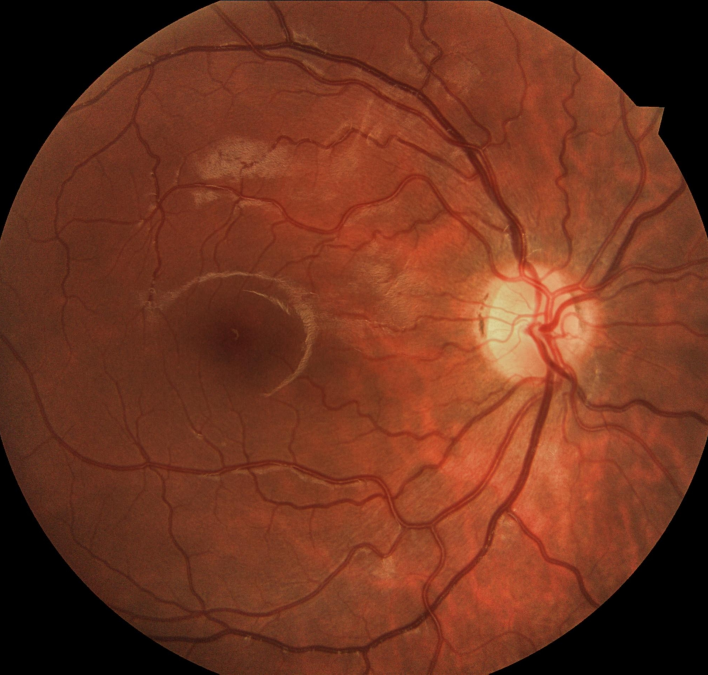
%> input picture mFiles/gs10.jpg, 2124 x 2024 px (shown at 1/3 size)
$ octave OpticDiskSeg.m   (GNU Octave 9; MATLAB toolbox functions it lacks are replaced by stand-ins)
%> lines starting %> are read from the running program, lines starting %| are printed output that depends on the picture; in (x1, y1, x2, y2) boxes, pixels count from 0 and x2, y2 are one past the last pixel; in counts of white or black regions, pixels touching at a corner belong together; the program's own positions count from 1
### mFiles/BestHSVMask.m
function [BW,maskedRGBImage] = BestHSVMask(RGB)
%createMask  Threshold RGB image using auto-generated code from colorThresholder app.
%  [BW,MASKEDRGBIMAGE] = createMask(RGB) thresholds image RGB using
%  auto-generated code from the colorThresholder App. The colorspace and
%  minimum/maximum values for each channel of the colorspace were set in the
%  App and result in a binary mask BW and a composite image maskedRGBImage,
%  which shows the original RGB image values under the mask BW.

% Ideal way to use this is on a bw image, have to create black and white
% image on rgb scalle thought ot use this
%------------------------------------------------------


% Convert RGB image to chosen color space
I = rgb2hsv(RGB);

% Define thresholds for channel 1 based on histogram settings
channel1Min = 0.000;
channel1Max = 1.000;

% Define thresholds for channel 2 based on histogram settings
channel2Min = 0.000;
channel2Max = 1.000;

% Define thresholds for channel 3 based on histogram settings
channel3Min = 0.900; %was originally .967
channel3Max = 1.000;

% Create mask based on chosen histogram thresholds
BW = (I(:,:,1) >= channel1Min ) & (I(:,:,1) <= channel1Max) & ...
    (I(:,:,2) >= channel2Min ) & (I(:,:,2) <= channel2Max) & ...
    (I(:,:,3) >= channel3Min ) & (I(:,:,3) <= channel3Max);

% Initialize output masked image based on input image.
maskedRGBImage = RGB;

% Set background pixels where BW is false to zero.
maskedRGBImage(repmat(~BW,[1 1 3])) = 0;

### mFiles/GetCrop.m
function cropped_img = GetCrop(img)
%%this function helps create a bounding box to be used with the Chenvese active
%%contours.
[x,y]=size(img);

horizontal_middle = x / 2;
vertical_middle = y / 2;
top_bound = horizontal_middle - 400;
bottom_bound = horizontal_middle + 100;

% [9 lines of commented-out code are left out]
first_crop = imcrop(img, [0 top_bound x 800]);
%how does the above line work
[width, height] = size(first_crop);

disp(width);
disp(height);
figure, imshow(first_crop), title('first crop');

bool = getSide(first_crop, horizontal_middle);

%first if statement takes care of the OD on the left side
if(bool == 0)
    left_bound = vertical_middle - 500;
    cropped_img = imcrop(first_crop, [0 0 width left_bound]);
    %B = imcrop(A,[xmin ymin width height]);
else if(bool == 1)
    right_bound = vertical_middle + 500;
    cropped_img = imcrop(first_crop, [width 0 right_bound height]);
    %[xmin ymin width height]
end
end
% [89 lines of commented-out code are left out]

### mFiles/getSide.m
function bool = getSide(img, horizontal_middle)

%%this function decides which side of the image the OD is on so that we can
%%create a better bounding box to pass to chenevese algorithm
%%it will pass a zero if it is on the left and a 1 if it is on the right

gray = rgb2gray(img);
superGray = imadjust(gray);
bw = im2bw(superGray);
[x,y] = size(bw);
figure, imshow(bw), title('bw');

disp(x);
disp(y);
L_counter = 0;
R_counter = 0;

for i = 1:x,
    for j = 1:horizontal_middle,
        if bw(i, j) == 1
            L_counter = L_counter + 1;
        end
    end
end


for i = 1:x,
    for j = horizontal_middle:y,
        if bw(i, j) == 1
            R_counter = R_counter + 1;
        end
    end
end

bool = 0;

if L_counter > R_counter,
    bool = 0;
end
if R_counter > L_counter,
    bool = 1;

end
disp('bool value is (0 = OD on left side, 1 = OD on right side): ');
disp(bool);


### mFiles/OpticDiskSeg.m
img = imread('gs10.jpg');
%> img is the input picture: size 2024x2124x3 uint8; mean R, G, B 112.2, 52.9, 32.2

gray = rgb2gray(img);
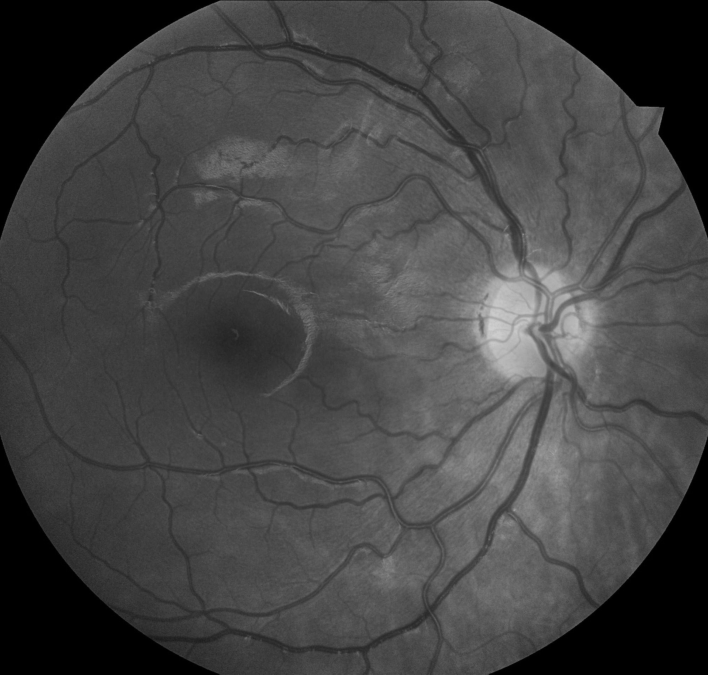
%> gray: size 2024x2124 uint8 (shown at 1/3 size); min 0, max 210, mean 68.3
Supa_grayfundus = imadjust(gray);
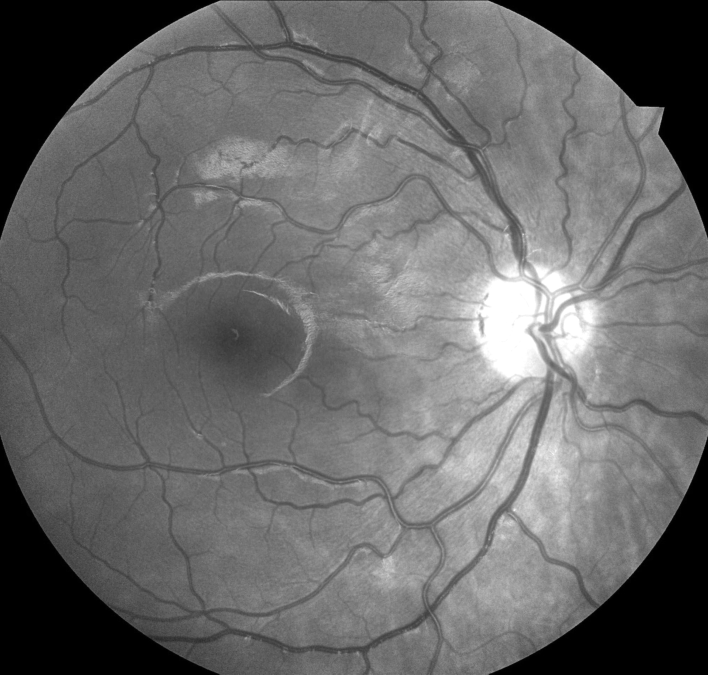
%> Supa_grayfundus: size 2024x2124 uint8 (shown at 1/3 size); min 0, max 255, mean 105.3

betterFundus = adapthisteq(Supa_grayfundus);
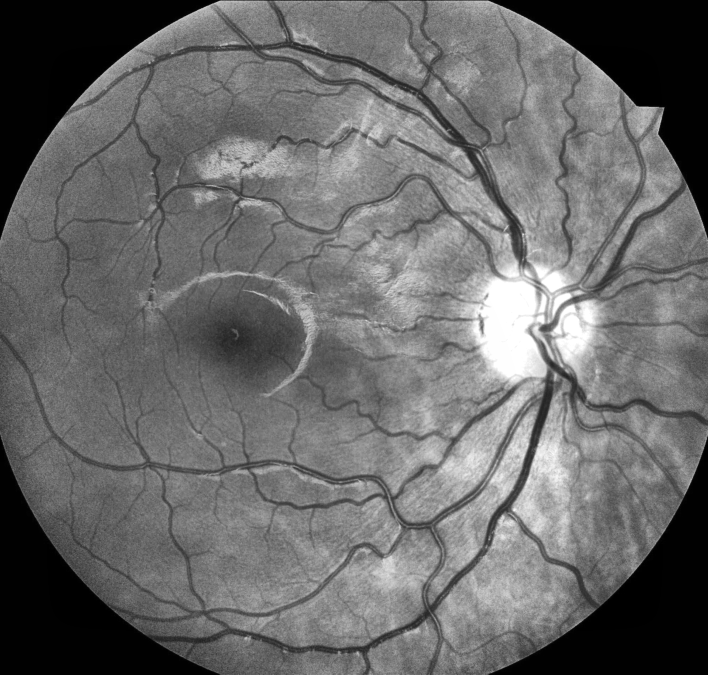
%> betterFundus: size 2024x2124 uint8 (shown at 1/3 size); min 0, max 255, mean 105.7

rgbFundus = cat(3, Supa_grayfundus, Supa_grayfundus, Supa_grayfundus);

% [19 lines of commented-out code are left out]
[bw, maskedRGBImage] = BestHSVMask(rgbFundus);
%> in BestHSVMask, `I = rgb2hsv(RGB);`: I: size 2024x2124x3 double; mean H, S, V 0, 0, 0.413
%> in BestHSVMask, `BW = (I(:,:,1) >= channel1Min ) & (I(:,:,1) <= channel1Max) & (I(:,:,2..`:
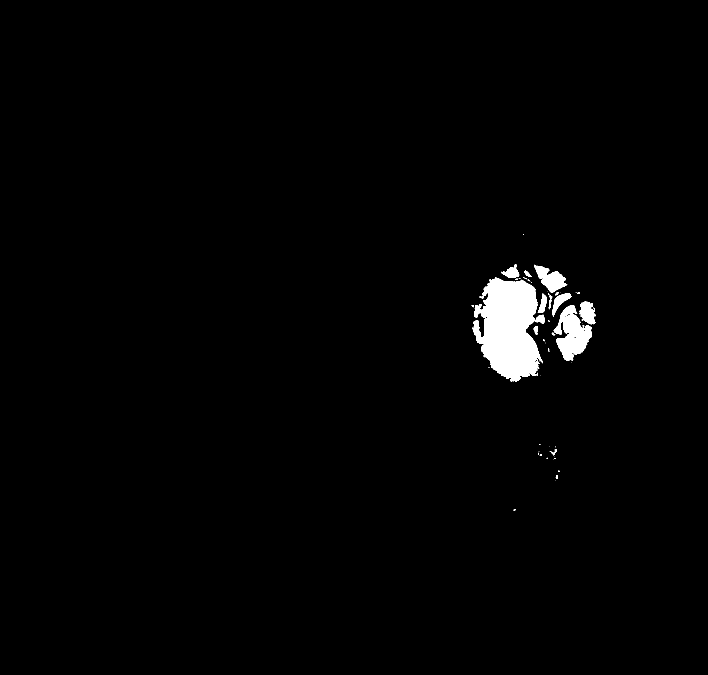
%> BW: size 2024x2124 logical (shown at 1/3 size); 1.5% white; 58 white regions (37 under 20 px), largest, box (x1, y1, x2, y2) and area: (1416, 833, 1633, 1145) 44483, (1661, 915, 1776, 1083) 10229, (1603, 794, 1702, 878) 3979

SE = strel('disk', 10);
SE2 = strel('disk', 10);

bw = imerode(bw, SE2);
%> bw: size 2024x2124 logical; 0.88% white; 11 white regions (4 under 20 px), largest, box (x1, y1, x2, y2) and area: (1443, 844, 1607, 1125) 32231, (1680, 951, 1762, 1072) 3757, (1635, 824, 1684, 868) 1174

bw2 = GetCrop(bw);
%> in GetCrop, `first_crop = imcrop(img, [0 top_bound x 800]);`:
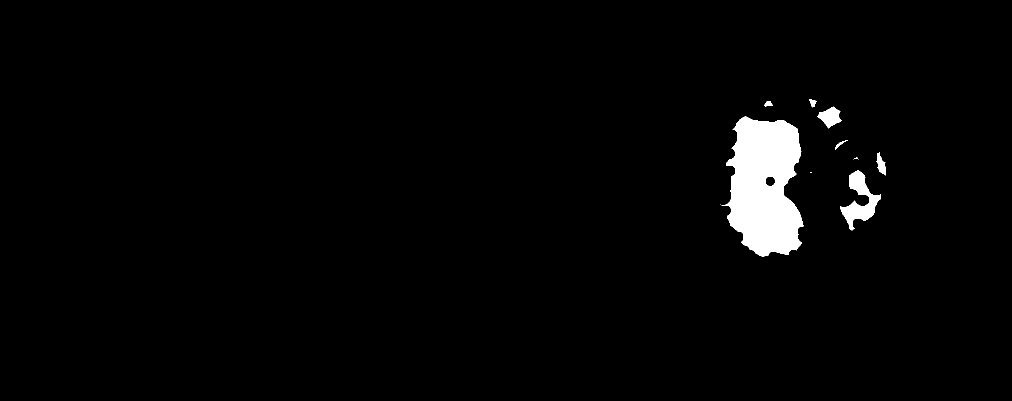
%> first_crop: size 801x2024 logical (shown at 1/2 size); 2.3% white; 11 white regions (4 under 20 px), largest, box (x1, y1, x2, y2) and area: (1443, 233, 1607, 514) 32231, (1680, 340, 1762, 461) 3757, (1635, 213, 1684, 257) 1174
%| 801
%| 2024
%| 801
%| 2024
%> after the loop in getSide, `for i = 1:x,`: L_counter = 0
%> after the loop in getSide, `for i = 1:x,`: R_counter = 38035
%> in GetCrop, `bool = getSide(first_crop, horizontal_middle);`: bool = 1
%> in GetCrop, `cropped_img = imcrop(first_crop, [width 0 right_bound height]);`:
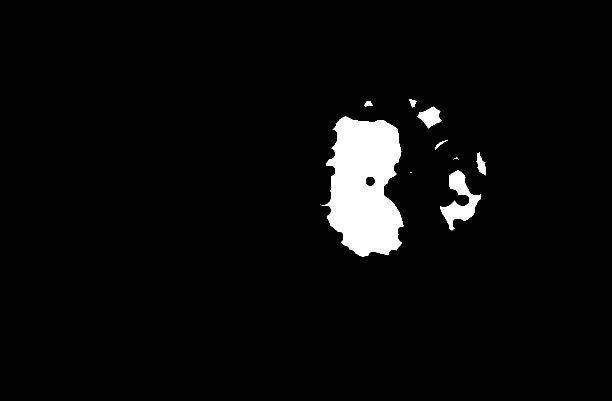
%> cropped_img: size 801x1224 logical (shown at 1/2 size); 3.9% white; 11 white regions (4 under 20 px), largest, box (x1, y1, x2, y2) and area: (643, 233, 807, 514) 32231, (880, 340, 962, 461) 3757, (835, 213, 884, 257) 1174

BW2 = bwareaopen(bw2, 250);
%> BW2: size 801x1224 logical; 3.8% white; 4 white regions, box (x1, y1, x2, y2) and area: (643, 233, 807, 514) 32231, (880, 340, 962, 461) 3757, (835, 213, 884, 257) 1174, (953, 304, 972, 351) 478

BW2 = imdilate(BW2,SE);
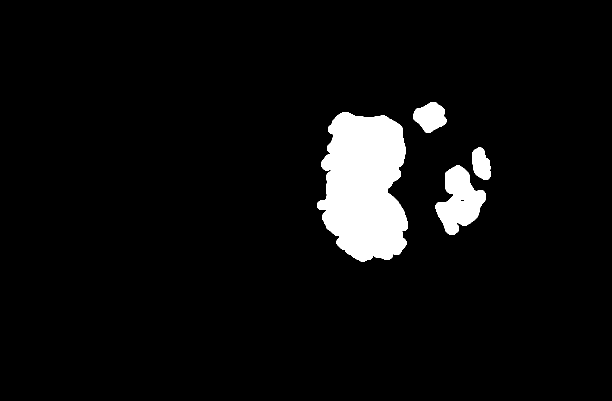
%> BW2: size 801x1224 logical (shown at 1/2 size); 5.5% white; 4 white regions, box (x1, y1, x2, y2) and area: (634, 224, 816, 523) 41109, (871, 331, 971, 470) 7916, (826, 204, 893, 266) 2785, (944, 295, 981, 360) 1787

imshow(BW2);
title('after opening function');

figure,
imshow(betterFundus);
title('adaptive hist');

figure,
imshow(Supa_grayfundus);
title('supergray img');

figure,
imshow(maskedRGBImage);
title('hsvfundus');

figure,
imshow(rgbFundus);
title('rgbimage');

%we wnat to run the HMRF algorithm twice to get a filled in image

%> (the run ends here)

$ run again, with mFiles/gs1.jpg copied over mFiles/gs10.jpg
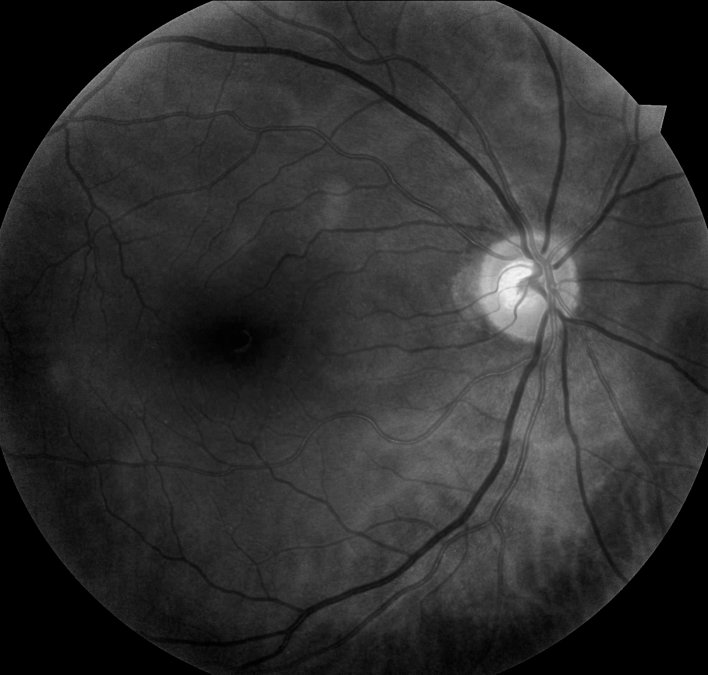
%> input picture mFiles/gs1.jpg, 2124 x 2024 px (shown at 1/3 size)
%> img is the input picture: size 2024x2124x3 uint8; min 0, max 248, mean 47.2
%> I: size 2024x2124x3 double; mean H, S, V 0, 0, 0.325
%> in BestHSVMask, `BW = (I(:,:,1) >= channel1Min ) & (I(:,:,1) <= channel1Max) & (I(:,:,2..`:
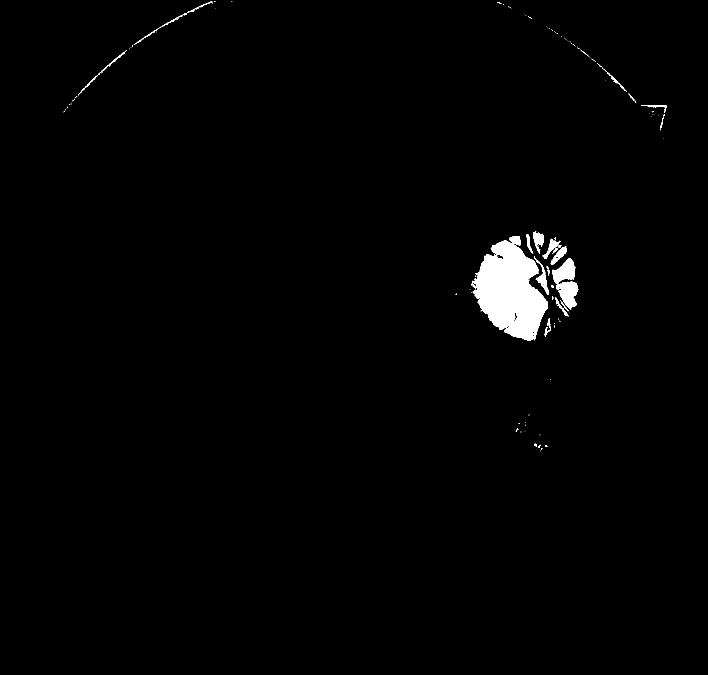
%> BW: size 2024x2124 logical (shown at 1/3 size); 1.3% white; 150 white regions (115 under 20 px), largest, box (x1, y1, x2, y2) and area: (1413, 708, 1644, 1023) 43319, (1656, 774, 1735, 929) 6426, (1602, 769, 1647, 885) 1231
%> bw: size 2024x2124 logical; 0.77% white; 8 white regions (2 under 20 px), largest, box (x1, y1, x2, y2) and area: (1434, 731, 1634, 1007) 31394, (1667, 787, 1715, 838) 791, (1691, 854, 1725, 874) 330, (1689, 879, 1713, 911) 261, (1610, 711, 1623, 723) 107, (1542, 718, 1552, 724) 24
%> first_crop: size 801x2024 logical; 2% white; 8 white regions (2 under 20 px), largest, box (x1, y1, x2, y2) and area: (1434, 120, 1634, 396) 31394, (1667, 176, 1715, 227) 791, (1691, 243, 1725, 263) 330, (1689, 268, 1713, 300) 261, (1610, 100, 1623, 112) 107, (1542, 107, 1552, 113) 24
%| 801
%| 2024
%| 801
%| 2024
%> after the loop in getSide, `for i = 1:x,`: L_counter = 0
%> after the loop in getSide, `for i = 1:x,`: R_counter = 32925
%> bool = 1
%> cropped_img: size 801x1224 logical; 3.4% white; 8 white regions (2 under 20 px), largest, box (x1, y1, x2, y2) and area: (634, 120, 834, 396) 31394, (867, 176, 915, 227) 791, (891, 243, 925, 263) 330, (889, 268, 913, 300) 261, (810, 100, 823, 112) 107, (742, 107, 752, 113) 24
%> `BW2 = imdilate(BW2,SE);`:
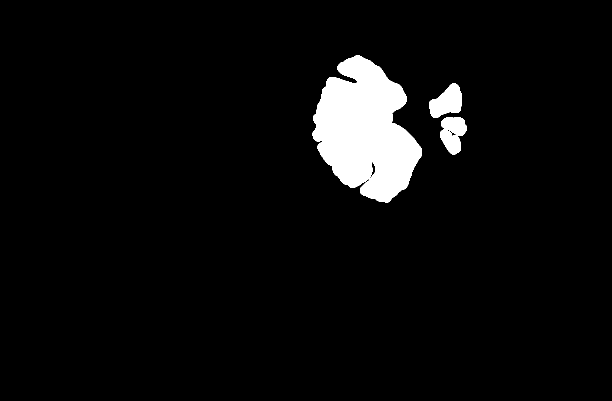
%> BW2: size 801x1224 logical (shown at 1/2 size); 4.8% white; 3 white regions, box (x1, y1, x2, y2) and area: (625, 111, 843, 405) 41287, (858, 167, 924, 236) 2900, (880, 234, 934, 309) 2753
